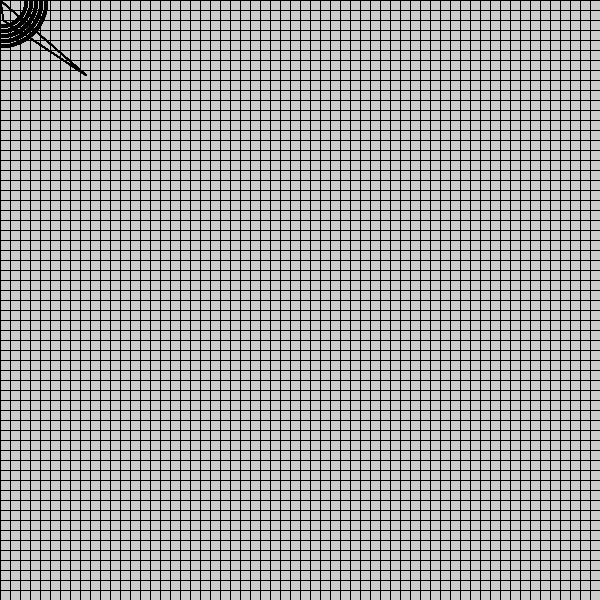
Frame 1 (no input)
Frame 60 (the mouse pressed at the canvas centre just before this capture): identical to frame 1, image omitted
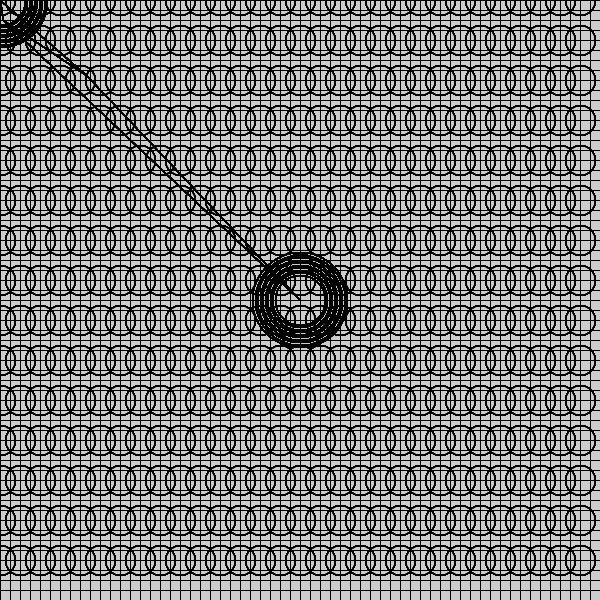
Frame 120 (the mouse held since frame 60 and released just before this capture)

The Processing sketch that drew these frames (run headless with seeded random() and noise(); from frame 60 on, the mouse is pressed at the canvas centre):

// Processing sketch: processing_51943
// ── processing_51943.pde

void setup(){
size(600,600);
smooth();
}


void draw(){
for(int x=0;x<width;x+=10){
  for(int y=0;y<height;y+=10){
    if(mouseX> x&& mouseX< x+10&&mouseY>y&&mouseY<y+10){
      fill(random(255),random(300),0);
    }else{
      noFill();
    }
      rect(x,y,10,10);
      if(x%20==0 && y%40==0){
        ellipse(x,y,mouseX/10,mouseY/10);
        if(x%20==0 && y%40==0){
          triangle(mouseX, mouseY, HSB, 20, 86, 75);
           //concentrate ellioses
 for(int i=10; i<20;i++){
   ellipse(mouseX,mouseY, i*5,i*5);
 }
       }
      }
     }
    }
   }
   void mouseReleased(){
     background(400);
   }
